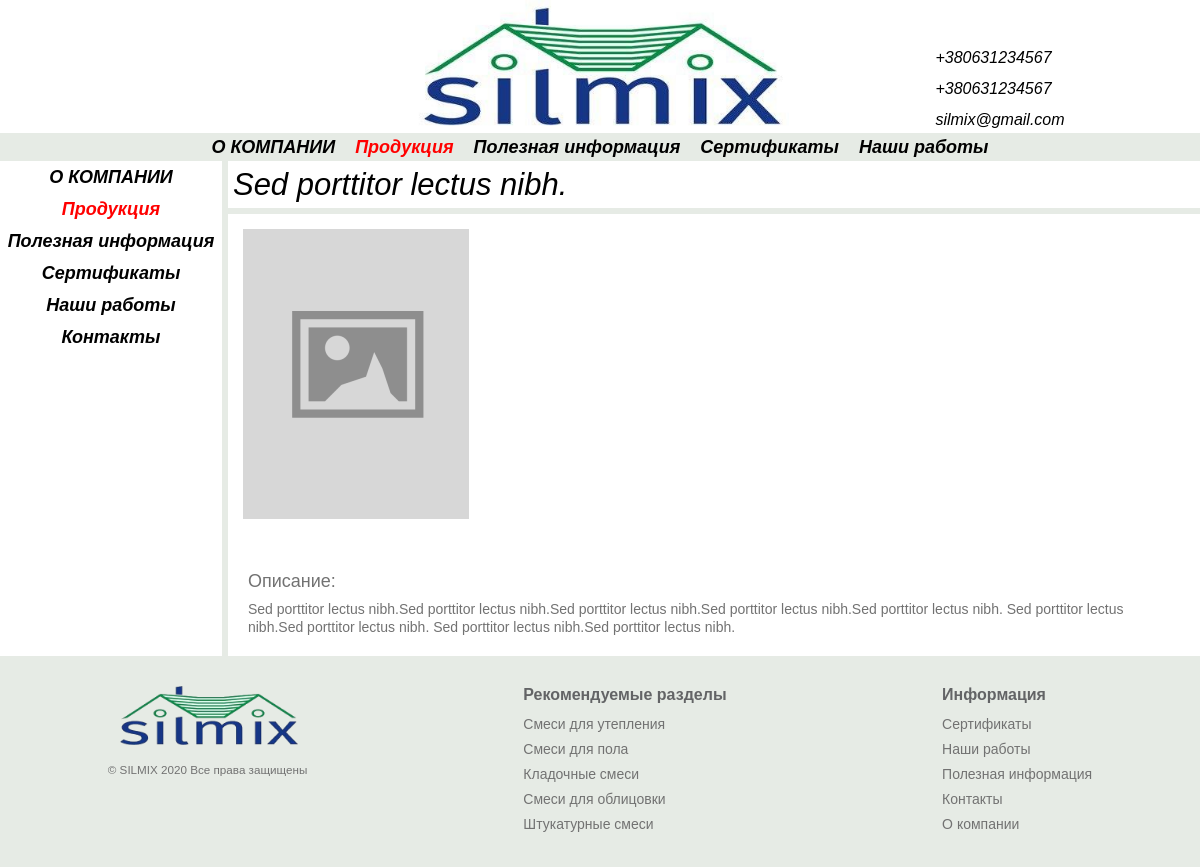
The page /smesi-dlya-utepleniya/sed-porttitor-lectus-nibh-3 on the database its author committed.
### catalog/models.py (models this page shows, shortened)
class Product(models.Model):
    name = models.CharField('Название', max_length=150)
    price = models.FloatField('Цена', blank=True, null=True)
    title = models.CharField(
        "СЕО  Заголовок", max_length=165, null=True, blank=True,
        default=''
    )
    seoDescription = models.TextField(
        'СЕО описание страницы с товаром(скрытое)', blank=True, null=True
    )
    seoKeywords = models.TextField(
        'СЕО ключевые фразы', blank=True, null=True
    )
    description = RichTextField('Описание на странице', null=True, blank=True)
    position = models.FloatField(
        'Позиция', blank=True, null=True, default=0
    )
    discount = models.BooleanField('Скидка', blank=True, default=False)
    sertificate = models.BooleanField('Сертификат', blank=True, default=False)
    category = models.ForeignKey(
        Category, verbose_name="Категория", on_delete=models.CASCADE
    )
    def seoInfo(self):
        if len(self.seoDescription) == 0 and self.title == None:
            return 'Отсутствует'
        elif len(self.seoDescription) != 0 and self.title != None:
            return 'Настроено'
        else:
            return 'Не полное'
        return 'Ошибка'
    seoInfo.short_description = 'SEO товара'
    productImage = VersatileImageField(
        verbose_name='Photo', ppoi_field='ppoi', blank=True,
    )
    ppoi = PPOIField()
    slug = models.CharField(max_length=200, null=True)
    class Meta:
        verbose_name_plural = 'Товары'
        verbose_name = 'Товар'
        ordering = ['-position']

### frontend/views.py (the view)
# urls.py: path('smesi-dlya-utepleniya/<str:slug>', views.productPage),
def productPage(request, slug):
    product = Product.objects.get(slug=slug)
    return render(request, 'frontend/productPage.html', {
        'product': product,
        'index': True,
    })

### frontend/templates/frontend/productPage.html (shortened to what this page needs)
{% extends 'frontend/base.html' %}
{% load static %}
{% block meta %}
<link rel="stylesheet" href="{% static 'frontend/css/productPage.css' %}">
{% endblock meta %}
{% block content %}
<div class="title">
    <h1>{{ product.name }}</h1>
</div>
<div class="product">
    <div class="product__image">
        <div class="product__image-container">
            <img src="
            {% if product.productImage %}
            /media/{{ product.productImage }}
            {% else %}
            {% static 'frontend/images/placeholder.png' %}
            {% endif %}" alt="product.name">
        </div>
    </div>
    <div class="product__info">
        <div class="benefits">
        </div>
    </div>
</div>
<div class="description">
    <div class="description__row">
        <div class="description__label">
            <p>Описание:</p>
        </div>
        <div class="description__text">
            {{ product.description | safe }}
        </div>
    </div>
</div>
{% endblock content %}

### frontend/static/frontend/css/base.css (style rules this page uses)
* { padding: 0; margin: 0; border: 0; }
*, *:before, *:after { -moz-box-sizing: border-box; -webkit-box-sizing: border-box; box-sizing: border-box; }
html, body { height: 100%; width: 100%; font-size: 100%; line-height: 1; font-size: 14px; -ms-text-size-adjust: 100%; -moz-text-size-adjust: 100%; -webkit-text-size-adjust: 100%; }
img { vertical-align: top; }
h1, h2, h3, h4, h5, h6 { font-size: inherit; font-weight: 400; }
html { overflow-y: scroll; scroll-behavior: smooth; }
body { background: #e6ebe5; font-family: Arial, Helvetica, sans-serif; }
.title { display: block; font-size: 18px; font-style: italic; padding: 8px 0 8px 5px; border-bottom: 6px solid #e6ebe5; }
.title h1 { font-size: 31px; font-weight: 100; }

### frontend/static/frontend/css/productPage.css (style rules this page uses)
.product { display: flex; }
.product__image-container { max-width: 380px; }
.product__image { text-align: center; position: relative; display: flex; padding: 15px 15px 0 15px; flex: 0 1 33%; }
.product__image img { width: 100%; object-fit: contain; }
.product__info { overflow: hidden; position: relative; height: 350px; margin-top: 8px; padding-left: 25px; max-width: 400px; }
.benefits { display: flex; flex-flow: column; width: 115%; }
.description { padding: 0 20px; margin: 0 0 20px 0; }
.description__label { margin-bottom: 10px; }
.description__label p { color: #727272; font-size: 18px; }
.description__text { color: #727272; line-height: 18px; }

### rows shown on the page
Product: name "Sed porttitor lectus nibh.", description "Sed porttitor lectus nibh.Sed porttitor lectus nibh.Sed porttitor lectus nibh.Sed porttitor lectus nibh.Sed porttitor lectus nibh. Sed porttitor lectus nibh.Sed porttitor lectus nibh. Sed porttitor lectus nibh.Sed porttitor lectus nibh."
